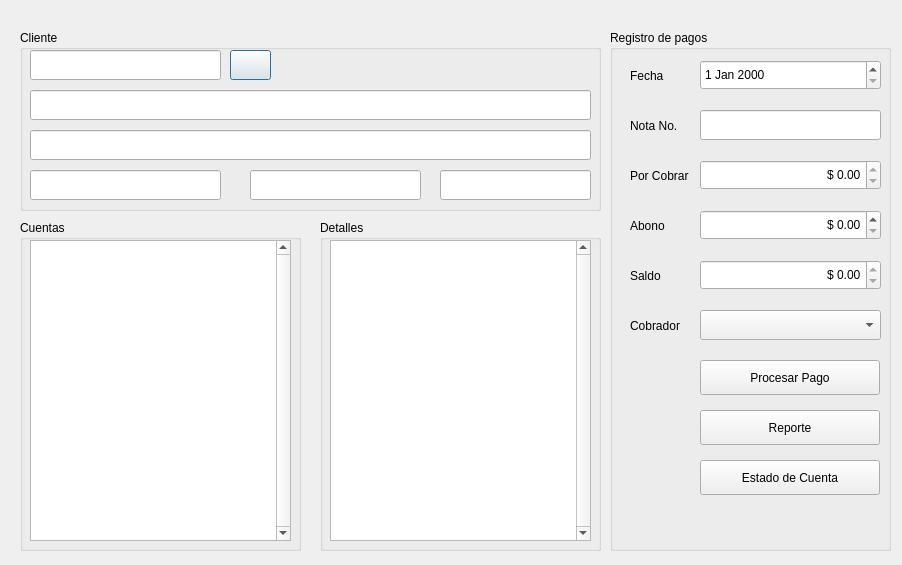
<?xml version="1.0" encoding="UTF-8"?>
<ui version="4.0">
 <class>frmCuentasCobrar</class>
 <widget class="QDialog" name="frmCuentasCobrar">
  <property name="geometry">
   <rect>
    <x>0</x>
    <y>0</y>
    <width>902</width>
    <height>565</height>
   </rect>
  </property>
  <property name="windowTitle">
   <string>Registro de Cuentas por Cobrar</string>
  </property>
  <property name="windowIcon">
   <iconset>
    <normaloff>../Recursos/caluladora.png</normaloff>../Recursos/caluladora.png</iconset>
  </property>
  <widget class="QGroupBox" name="groupBox">
   <property name="geometry">
    <rect>
     <x>20</x>
     <y>30</y>
     <width>581</width>
     <height>181</height>
    </rect>
   </property>
   <property name="title">
    <string>Cliente</string>
   </property>
   <widget class="QLineEdit" name="txtCedula">
    <property name="geometry">
     <rect>
      <x>10</x>
      <y>20</y>
      <width>191</width>
      <height>30</height>
     </rect>
    </property>
    <property name="readOnly">
     <bool>true</bool>
    </property>
   </widget>
   <widget class="QLineEdit" name="txtNombres">
    <property name="geometry">
     <rect>
      <x>10</x>
      <y>60</y>
      <width>561</width>
      <height>30</height>
     </rect>
    </property>
    <property name="readOnly">
     <bool>true</bool>
    </property>
   </widget>
   <widget class="QLineEdit" name="txtDireccion">
    <property name="geometry">
     <rect>
      <x>10</x>
      <y>100</y>
      <width>561</width>
      <height>30</height>
     </rect>
    </property>
    <property name="readOnly">
     <bool>true</bool>
    </property>
   </widget>
   <widget class="QLineEdit" name="txtCiudad">
    <property name="geometry">
     <rect>
      <x>10</x>
      <y>140</y>
      <width>191</width>
      <height>30</height>
     </rect>
    </property>
    <property name="readOnly">
     <bool>true</bool>
    </property>
   </widget>
   <widget class="QLineEdit" name="txtZona">
    <property name="geometry">
     <rect>
      <x>230</x>
      <y>140</y>
      <width>171</width>
      <height>30</height>
     </rect>
    </property>
    <property name="readOnly">
     <bool>true</bool>
    </property>
   </widget>
   <widget class="QLineEdit" name="txtTelefono">
    <property name="geometry">
     <rect>
      <x>420</x>
      <y>140</y>
      <width>151</width>
      <height>30</height>
     </rect>
    </property>
    <property name="readOnly">
     <bool>true</bool>
    </property>
   </widget>
   <widget class="QPushButton" name="btnBuscar">
    <property name="geometry">
     <rect>
      <x>210</x>
      <y>20</y>
      <width>41</width>
      <height>30</height>
     </rect>
    </property>
    <property name="text">
     <string/>
    </property>
    <property name="icon">
     <iconset>
      <normaloff>../Recursos/buscar.png</normaloff>../Recursos/buscar.png</iconset>
    </property>
   </widget>
  </widget>
  <widget class="QGroupBox" name="groupBox_2">
   <property name="geometry">
    <rect>
     <x>20</x>
     <y>220</y>
     <width>281</width>
     <height>331</height>
    </rect>
   </property>
   <property name="title">
    <string>Cuentas</string>
   </property>
   <widget class="QTableWidget" name="tCuentas">
    <property name="geometry">
     <rect>
      <x>10</x>
      <y>20</y>
      <width>261</width>
      <height>301</height>
     </rect>
    </property>
    <property name="verticalScrollBarPolicy">
     <enum>Qt::ScrollBarAlwaysOn</enum>
    </property>
    <property name="horizontalScrollBarPolicy">
     <enum>Qt::ScrollBarAlwaysOff</enum>
    </property>
    <property name="editTriggers">
     <set>QAbstractItemView::NoEditTriggers</set>
    </property>
    <property name="selectionMode">
     <enum>QAbstractItemView::SingleSelection</enum>
    </property>
    <property name="selectionBehavior">
     <enum>QAbstractItemView::SelectRows</enum>
    </property>
    <attribute name="verticalHeaderVisible">
     <bool>false</bool>
    </attribute>
   </widget>
  </widget>
  <widget class="QGroupBox" name="groupBox_3">
   <property name="geometry">
    <rect>
     <x>320</x>
     <y>220</y>
     <width>281</width>
     <height>331</height>
    </rect>
   </property>
   <property name="title">
    <string>Detalles</string>
   </property>
   <widget class="QTableWidget" name="tDetalles">
    <property name="geometry">
     <rect>
      <x>10</x>
      <y>20</y>
      <width>261</width>
      <height>301</height>
     </rect>
    </property>
    <property name="verticalScrollBarPolicy">
     <enum>Qt::ScrollBarAlwaysOn</enum>
    </property>
    <property name="horizontalScrollBarPolicy">
     <enum>Qt::ScrollBarAlwaysOff</enum>
    </property>
    <property name="editTriggers">
     <set>QAbstractItemView::NoEditTriggers</set>
    </property>
    <property name="selectionMode">
     <enum>QAbstractItemView::SingleSelection</enum>
    </property>
    <property name="selectionBehavior">
     <enum>QAbstractItemView::SelectRows</enum>
    </property>
    <attribute name="verticalHeaderVisible">
     <bool>false</bool>
    </attribute>
   </widget>
  </widget>
  <widget class="QGroupBox" name="groupBox_4">
   <property name="geometry">
    <rect>
     <x>610</x>
     <y>30</y>
     <width>281</width>
     <height>521</height>
    </rect>
   </property>
   <property name="title">
    <string>Registro de pagos</string>
   </property>
   <widget class="QLabel" name="label">
    <property name="geometry">
     <rect>
      <x>20</x>
      <y>30</y>
      <width>53</width>
      <height>31</height>
     </rect>
    </property>
    <property name="text">
     <string>Fecha</string>
    </property>
   </widget>
   <widget class="QDateEdit" name="deFecha">
    <property name="geometry">
     <rect>
      <x>90</x>
      <y>30</y>
      <width>181</width>
      <height>30</height>
     </rect>
    </property>
   </widget>
   <widget class="QLabel" name="label_2">
    <property name="geometry">
     <rect>
      <x>20</x>
      <y>130</y>
      <width>71</width>
      <height>31</height>
     </rect>
    </property>
    <property name="text">
     <string>Por Cobrar</string>
    </property>
   </widget>
   <widget class="QDoubleSpinBox" name="dsPorCobrar">
    <property name="geometry">
     <rect>
      <x>90</x>
      <y>130</y>
      <width>181</width>
      <height>30</height>
     </rect>
    </property>
    <property name="alignment">
     <set>Qt::AlignRight|Qt::AlignTrailing|Qt::AlignVCenter</set>
    </property>
    <property name="readOnly">
     <bool>true</bool>
    </property>
    <property name="prefix">
     <string>$ </string>
    </property>
    <property name="maximum">
     <double>999999999.990000009536743</double>
    </property>
   </widget>
   <widget class="QLabel" name="label_3">
    <property name="geometry">
     <rect>
      <x>20</x>
      <y>80</y>
      <width>53</width>
      <height>31</height>
     </rect>
    </property>
    <property name="text">
     <string>Nota No.</string>
    </property>
   </widget>
   <widget class="QLineEdit" name="txtNota">
    <property name="geometry">
     <rect>
      <x>90</x>
      <y>80</y>
      <width>181</width>
      <height>30</height>
     </rect>
    </property>
    <property name="readOnly">
     <bool>true</bool>
    </property>
   </widget>
   <widget class="QDoubleSpinBox" name="dsAbono">
    <property name="geometry">
     <rect>
      <x>90</x>
      <y>180</y>
      <width>181</width>
      <height>30</height>
     </rect>
    </property>
    <property name="alignment">
     <set>Qt::AlignRight|Qt::AlignTrailing|Qt::AlignVCenter</set>
    </property>
    <property name="readOnly">
     <bool>false</bool>
    </property>
    <property name="prefix">
     <string>$ </string>
    </property>
    <property name="maximum">
     <double>999999999.990000009536743</double>
    </property>
   </widget>
   <widget class="QDoubleSpinBox" name="dsSaldo">
    <property name="geometry">
     <rect>
      <x>90</x>
      <y>230</y>
      <width>181</width>
      <height>30</height>
     </rect>
    </property>
    <property name="alignment">
     <set>Qt::AlignRight|Qt::AlignTrailing|Qt::AlignVCenter</set>
    </property>
    <property name="readOnly">
     <bool>true</bool>
    </property>
    <property name="prefix">
     <string>$ </string>
    </property>
    <property name="maximum">
     <double>999999999.990000009536743</double>
    </property>
   </widget>
   <widget class="QLabel" name="label_4">
    <property name="geometry">
     <rect>
      <x>20</x>
      <y>180</y>
      <width>71</width>
      <height>31</height>
     </rect>
    </property>
    <property name="text">
     <string>Abono</string>
    </property>
   </widget>
   <widget class="QLabel" name="label_5">
    <property name="geometry">
     <rect>
      <x>20</x>
      <y>230</y>
      <width>71</width>
      <height>31</height>
     </rect>
    </property>
    <property name="text">
     <string>Saldo</string>
    </property>
   </widget>
   <widget class="QLabel" name="label_6">
    <property name="geometry">
     <rect>
      <x>20</x>
      <y>280</y>
      <width>71</width>
      <height>31</height>
     </rect>
    </property>
    <property name="text">
     <string>Cobrador</string>
    </property>
   </widget>
   <widget class="QComboBox" name="cbCobrador">
    <property name="geometry">
     <rect>
      <x>90</x>
      <y>280</y>
      <width>181</width>
      <height>30</height>
     </rect>
    </property>
   </widget>
   <widget class="QPushButton" name="btnProcesar">
    <property name="geometry">
     <rect>
      <x>90</x>
      <y>330</y>
      <width>180</width>
      <height>35</height>
     </rect>
    </property>
    <property name="text">
     <string>Procesar Pago</string>
    </property>
    <property name="icon">
     <iconset>
      <normaloff>../Recursos/pagos.png</normaloff>../Recursos/pagos.png</iconset>
    </property>
   </widget>
   <widget class="QPushButton" name="btnReporte">
    <property name="geometry">
     <rect>
      <x>90</x>
      <y>380</y>
      <width>180</width>
      <height>35</height>
     </rect>
    </property>
    <property name="text">
     <string>Reporte</string>
    </property>
    <property name="icon">
     <iconset>
      <normaloff>../Recursos/impresora.png</normaloff>../Recursos/impresora.png</iconset>
    </property>
   </widget>
   <widget class="QPushButton" name="btnEstadoCuenta">
    <property name="geometry">
     <rect>
      <x>90</x>
      <y>430</y>
      <width>180</width>
      <height>35</height>
     </rect>
    </property>
    <property name="text">
     <string>Estado de Cuenta</string>
    </property>
    <property name="icon">
     <iconset>
      <normaloff>../Recursos/estadoCuenta.png</normaloff>../Recursos/estadoCuenta.png</iconset>
    </property>
   </widget>
  </widget>
 </widget>
 <resources/>
 <connections/>
</ui>
